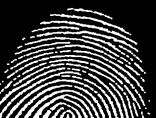
%> input picture lab8/fingerprint.bmp, 156 x 118 px, shrunk from 315 x 238 before the run
$ octave zad2.m   (GNU Octave 9; MATLAB toolbox functions it lacks are replaced by stand-ins)
%> lines starting %> are read from the running program, lines starting %| are printed output that depends on the picture; in (x1, y1, x2, y2) boxes, pixels count from 0 and x2, y2 are one past the last pixel; in counts of white or black regions, pixels touching at a corner belong together; the program's own positions count from 1
close all; clearvars; clc;

%% 2.2
fingerprint = imread('fingerprint.bmp');
%> fingerprint is the input picture: size 118x156 uint8; min 0, max 255, mean 66.6

finger2 = bwmorph(fingerprint, 'thin', 1);
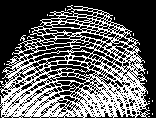
%> finger2: size 118x156 logical; 37.6% white in thin lines or dots
finger3 = bwmorph(fingerprint, 'thin', 2);
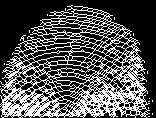
%> finger3: size 118x156 logical; 32.4% white in thin lines or dots
finger4 = bwmorph(fingerprint, 'thin', Inf);
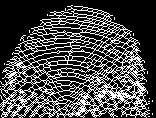
%> finger4: size 118x156 logical; 28.1% white in thin lines or dots

figure;
subplot(2,2,1)
imshow(fingerprint)
title("oryginal")
subplot(2,2,2)
imshow(finger2)
title("bwmorph 1")
subplot(2,2,3)
imshow(finger3)
title("bwmorph 2")
subplot(2,2,4)
imshow(finger4)
title("bwmorph inf")

%% 2.3

kosc = imread("kosc.bmp");
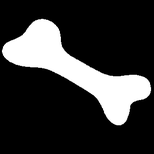
%> input picture lab8/kosc.bmp, 154 x 154 px, shrunk from 311 x 311 before the run
%> kosc is the input picture: size 154x154 uint8; min 0, max 255, mean 54.1
kosc1 =bwmorph(kosc, 'skel', Inf);
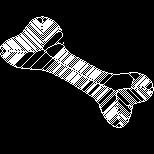
%> kosc1: size 154x154 logical; 13.7% white in thin lines or dots, all inside (x1, y1, x2, y2) = (0, 16, 154, 128)

figure;
subplot(2,1,1)
imshow(kosc)
title("oryginal")
subplot(2,1,2)
imshow(kosc1)
title("bwmorph skel")

%% 2.5

text = imread('text.bmp');
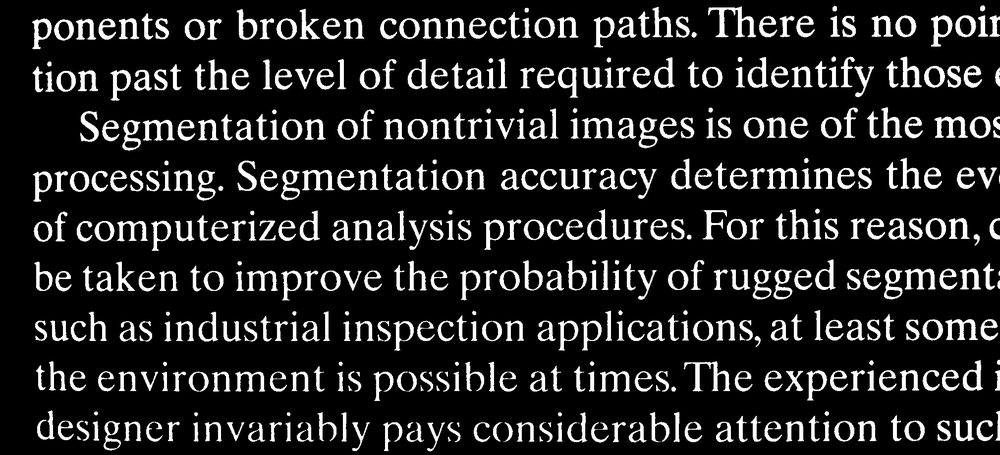
%> input picture lab8/text.bmp, 1000 x 455 px, shrunk from 2018 x 918 before the run
%> text is the input picture: size 455x1000 uint8; min 0, max 255, mean 35.5
SE = ones(51, 1);
text1 = imopen(text,SE);
%> text1: size 455x1000 uint8; every value is 0

marker = imerode(text, SE);
text2 = imreconstruct(marker, text);

subplot(2,2,1);
imshow(text);
title('original');
subplot(2,2,2);
imshow(text1);
title('opened');
subplot(2,2,3);
imshow(text2);
title('reconstructed');

%% 2.6

figure;
subplot(2,1,1)
imshow(text)
title("oryginal")
subplot(2,1,2)
imshow(imfill(text,'holes'));
title("wype쿻ianie dziur")

%% 2.7

figure;
subplot(2,1,1)
imshow(text)
title("oryginal")
subplot(2,1,2)
imshow(imclearborder(text));
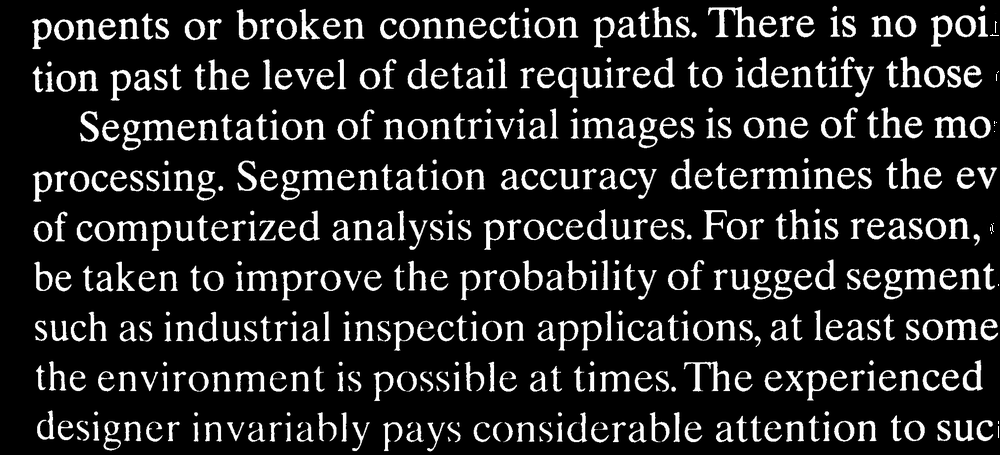
%> displayed picture: size 455x1000, on the screen's scale of 0 to 255; min 0, max 255, mean 35.2
title("czyszczenie brzegu")
